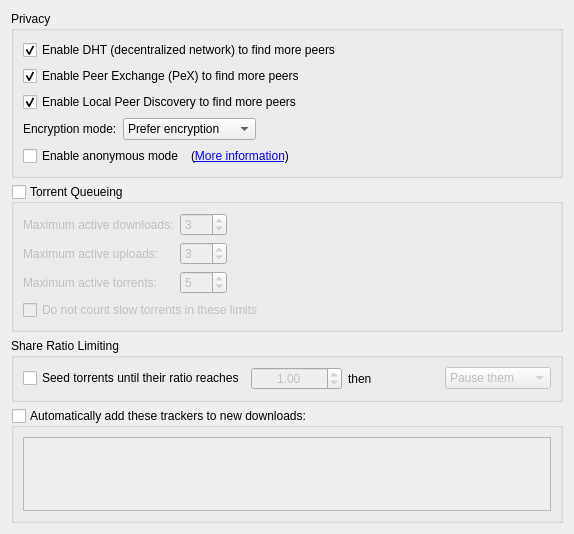
          <widget class="QWidget" name="scrollAreaWidgetContents_4">
           <property name="geometry">
            <rect>
             <x>0</x>
             <y>0</y>
             <width>574</width>
             <height>534</height>
            </rect>
           </property>
           <layout class="QVBoxLayout" name="verticalLayout_7">
            <item>
             <widget class="QGroupBox" name="AddBTFeaturesBox">
              <property name="title">
               <string>Privacy</string>
              </property>
              <layout class="QVBoxLayout" name="verticalLayout_14">
               <item>
                <widget class="QCheckBox" name="checkDHT">
                 <property name="text">
                  <string>Enable DHT (decentralized network) to find more peers</string>
                 </property>
                 <property name="checked">
                  <bool>true</bool>
                 </property>
                </widget>
               </item>
               <item>
                <widget class="QCheckBox" name="checkPeX">
                 <property name="toolTip">
                  <string>Exchange peers with compatible Bittorrent clients (µTorrent, Vuze, ...)</string>
                 </property>
                 <property name="text">
                  <string>Enable Peer Exchange (PeX) to find more peers</string>
                 </property>
                 <property name="checked">
                  <bool>true</bool>
                 </property>
                </widget>
               </item>
               <item>
                <widget class="QCheckBox" name="checkLSD">
                 <property name="toolTip">
                  <string>Look for peers on your local network</string>
                 </property>
                 <property name="text">
                  <string>Enable Local Peer Discovery to find more peers</string>
                 </property>
                 <property name="checked">
                  <bool>true</bool>
                 </property>
                </widget>
               </item>
               <item>
                <layout class="QHBoxLayout">
                 <item>
                  <widget class="QLabel" name="lbl_encryption">
                   <property name="text">
                    <string>Encryption mode:</string>
                   </property>
                  </widget>
                 </item>
                 <item>
                  <widget class="QComboBox" name="comboEncryption">
                   <item>
                    <property name="text">
                     <string>Prefer encryption</string>
                    </property>
                   </item>
                   <item>
                    <property name="text">
                     <string>Require encryption</string>
                    </property>
                   </item>
                   <item>
                    <property name="text">
                     <string>Disable encryption</string>
                    </property>
                   </item>
                  </widget>
                 </item>
                 <item>
                  <spacer>
                   <property name="orientation">
                    <enum>Qt::Horizontal</enum>
                   </property>
                   <property name="sizeHint" stdset="0">
                    <size>
                     <width>40</width>
                     <height>20</height>
                    </size>
                   </property>
                  </spacer>
                 </item>
                </layout>
               </item>
               <item>
                <layout class="QHBoxLayout" name="horizontalLayout_6">
                 <item>
                  <widget class="QCheckBox" name="checkAnonymousMode">
                   <property name="toolTip">
                    <string>Enable when using a proxy or a VPN connection</string>
                   </property>
                   <property name="text">
                    <string>Enable anonymous mode</string>
                   </property>
                  </widget>
                 </item>
                 <item>
                  <widget class="QLabel" name="label_anonymous">
                   <property name="text">
                    <string> (&lt;a href=&quot;https://github.com/qbittorrent/qBittorrent/wiki/Anonymous-Mode&quot;&gt;More information&lt;/a&gt;)</string>
                   </property>
                   <property name="openExternalLinks">
                    <bool>true</bool>
                   </property>
                  </widget>
                 </item>
                 <item>
                  <spacer name="horizontalSpacer_14">
                   <property name="orientation">
                    <enum>Qt::Horizontal</enum>
                   </property>
                   <property name="sizeHint" stdset="0">
                    <size>
                     <width>40</width>
                     <height>20</height>
                    </size>
                   </property>
                  </spacer>
                 </item>
                </layout>
               </item>
              </layout>
             </widget>
            </item>
            <item>
             <widget class="QGroupBox" name="checkEnableQueueing">
              <property name="title">
               <string>Torrent Queueing</string>
              </property>
              <property name="checkable">
               <bool>true</bool>
              </property>
              <property name="checked">
               <bool>false</bool>
              </property>
              <layout class="QGridLayout" name="gridLayout_2">
               <property name="bottomMargin">
                <number>9</number>
               </property>
               <item row="0" column="0">
                <widget class="QLabel" name="label_max_active_dl">
                 <property name="text">
                  <string>Maximum active downloads:</string>
                 </property>
                </widget>
               </item>
               <item row="0" column="1">
                <widget class="QSpinBox" name="spinMaxActiveDownloads">
                 <property name="minimum">
                  <number>-1</number>
                 </property>
                 <property name="maximum">
                  <number>999</number>
                 </property>
                 <property name="value">
                  <number>3</number>
                 </property>
                </widget>
               </item>
               <item row="1" column="0">
                <widget class="QLabel" name="label_max_active_up">
                 <property name="text">
                  <string>Maximum active uploads:</string>
                 </property>
                </widget>
               </item>
               <item row="1" column="1">
                <widget class="QSpinBox" name="spinMaxActiveUploads">
                 <property name="minimum">
                  <number>-1</number>
                 </property>
                 <property name="maximum">
                  <number>999</number>
                 </property>
                 <property name="value">
                  <number>3</number>
                 </property>
                </widget>
               </item>
               <item row="2" column="0">
                <widget class="QLabel" name="maxActiveTorrents_lbl">
                 <property name="text">
                  <string>Maximum active torrents:</string>
                 </property>
                </widget>
               </item>
               <item row="2" column="1">
                <widget class="QSpinBox" name="spinMaxActiveTorrents">
                 <property name="minimum">
                  <number>-1</number>
                 </property>
                 <property name="maximum">
                  <number>999</number>
                 </property>
                 <property name="value">
                  <number>5</number>
                 </property>
                </widget>
               </item>
               <item row="1" column="2">
                <spacer name="horizontalSpacer_2">
                 <property name="orientation">
                  <enum>Qt::Horizontal</enum>
                 </property>
                 <property name="sizeHint" stdset="0">
                  <size>
                   <width>40</width>
                   <height>20</height>
                  </size>
                 </property>
                </spacer>
               </item>
               <item row="0" column="2">
                <spacer name="horizontalSpacer_7">
                 <property name="orientation">
                  <enum>Qt::Horizontal</enum>
                 </property>
                 <property name="sizeHint" stdset="0">
                  <size>
                   <width>40</width>
                   <height>20</height>
                  </size>
                 </property>
                </spacer>
               </item>
               <item row="2" column="2">
                <spacer name="horizontalSpacer_11">
                 <property name="orientation">
                  <enum>Qt::Horizontal</enum>
                 </property>
                 <property name="sizeHint" stdset="0">
                  <size>
                   <width>40</width>
                   <height>20</height>
                  </size>
                 </property>
                </spacer>
               </item>
               <item row="3" column="0" colspan="3">
                <widget class="QCheckBox" name="checkIgnoreSlowTorrentsForQueueing">
                 <property name="text">
                  <string>Do not count slow torrents in these limits</string>
                 </property>
                </widget>
               </item>
              </layout>
             </widget>
            </item>
            <item>
             <widget class="QGroupBox" name="ratioBox">
              <property name="title">
               <string>Share Ratio Limiting</string>
              </property>
              <layout class="QVBoxLayout">
               <property name="bottomMargin">
                <number>9</number>
               </property>
               <item>
                <layout class="QHBoxLayout">
                 <item>
                  <widget class="QCheckBox" name="checkMaxRatio">
                   <property name="text">
                    <string>Seed torrents until their ratio reaches</string>
                   </property>
                  </widget>
                 </item>
                 <item>
                  <widget class="QDoubleSpinBox" name="spinMaxRatio">
                   <property name="enabled">
                    <bool>false</bool>
                   </property>
                   <property name="alignment">
                    <set>Qt::AlignHCenter</set>
                   </property>
                   <property name="minimum">
                    <double>0.000000000000000</double>
                   </property>
                   <property name="maximum">
                    <double>9998.000000000000000</double>
                   </property>
                   <property name="singleStep">
                    <double>0.050000000000000</double>
                   </property>
                   <property name="value">
                    <double>1.000000000000000</double>
                   </property>
                  </widget>
                 </item>
                 <item>
                  <widget class="QLabel" name="label">
                   <property name="text">
                    <string>then</string>
                   </property>
                  </widget>
                 </item>
                 <item>
                  <widget class="QComboBox" name="comboRatioLimitAct">
                   <property name="enabled">
                    <bool>false</bool>
                   </property>
                   <item>
                    <property name="text">
                     <string>Pause them</string>
                    </property>
                   </item>
                   <item>
                    <property name="text">
                     <string>Remove them</string>
                    </property>
                   </item>
                  </widget>
                 </item>
                </layout>
               </item>
              </layout>
             </widget>
            </item>
            <item>
             <widget class="QGroupBox" name="checkEnableAddTrackers">
              <property name="sizePolicy">
               <sizepolicy hsizetype="Preferred" vsizetype="Preferred">
                <horstretch>0</horstretch>
                <verstretch>0</verstretch>
               </sizepolicy>
              </property>
              <property name="title">
               <string>Automatically add these trackers to new downloads:</string>
              </property>
              <property name="checkable">
               <bool>true</bool>
              </property>
              <property name="checked">
               <bool>false</bool>
              </property>
              <layout class="QGridLayout" name="gridLayout_16">
               <item row="0" column="0">
                <widget class="QPlainTextEdit" name="textTrackers">
                 <property name="enabled">
                  <bool>true</bool>
                 </property>
                 <property name="focusPolicy">
                  <enum>Qt::StrongFocus</enum>
                 </property>
                </widget>
               </item>
              </layout>
             </widget>
            </item>
            <item>
             <spacer name="verticalSpacer_8">
              <property name="orientation">
               <enum>Qt::Vertical</enum>
              </property>
              <property name="sizeHint" stdset="0">
               <size>
                <width>20</width>
                <height>40</height>
               </size>
              </property>
             </spacer>
            </item>
           </layout>
          </widget>
